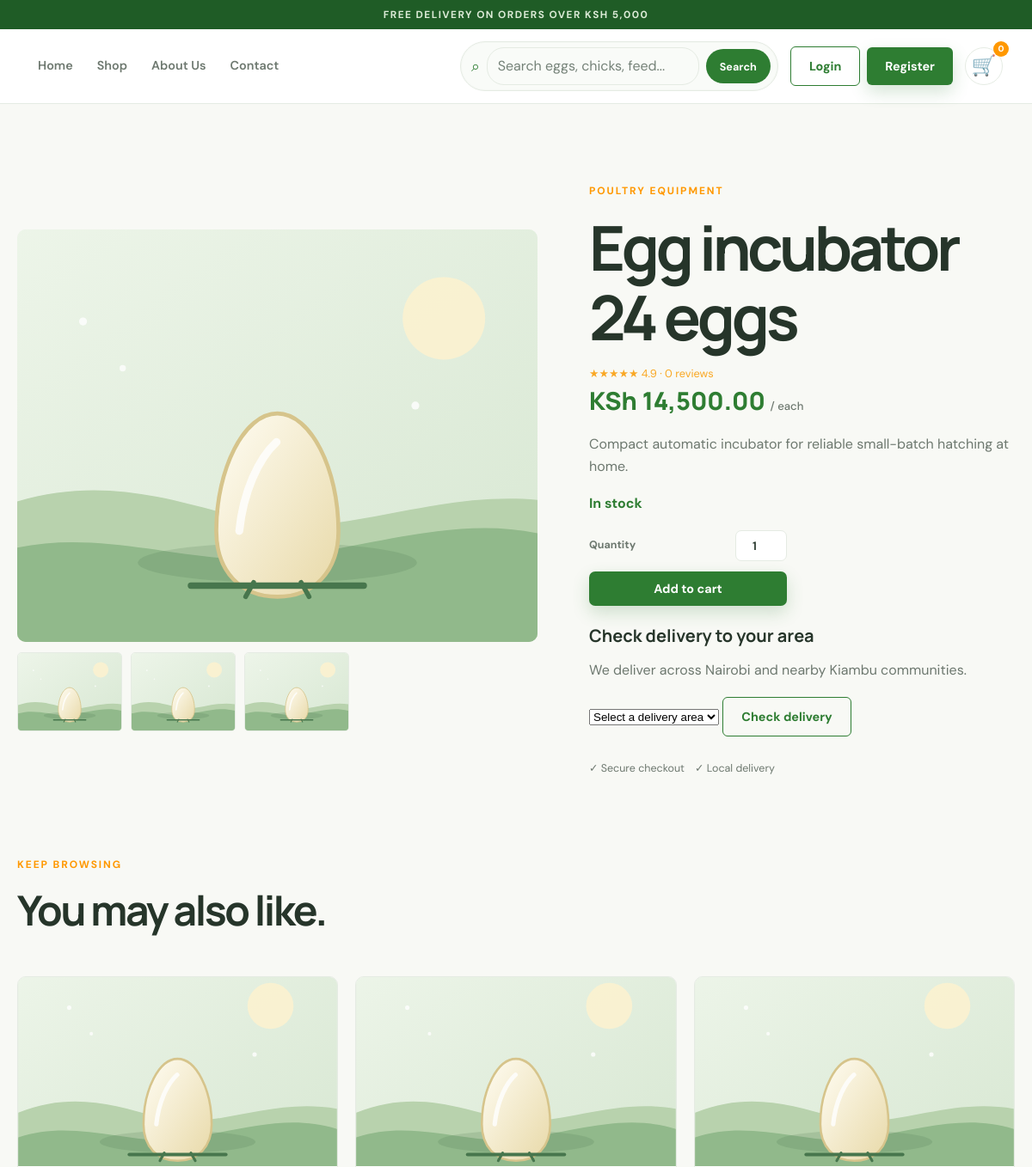
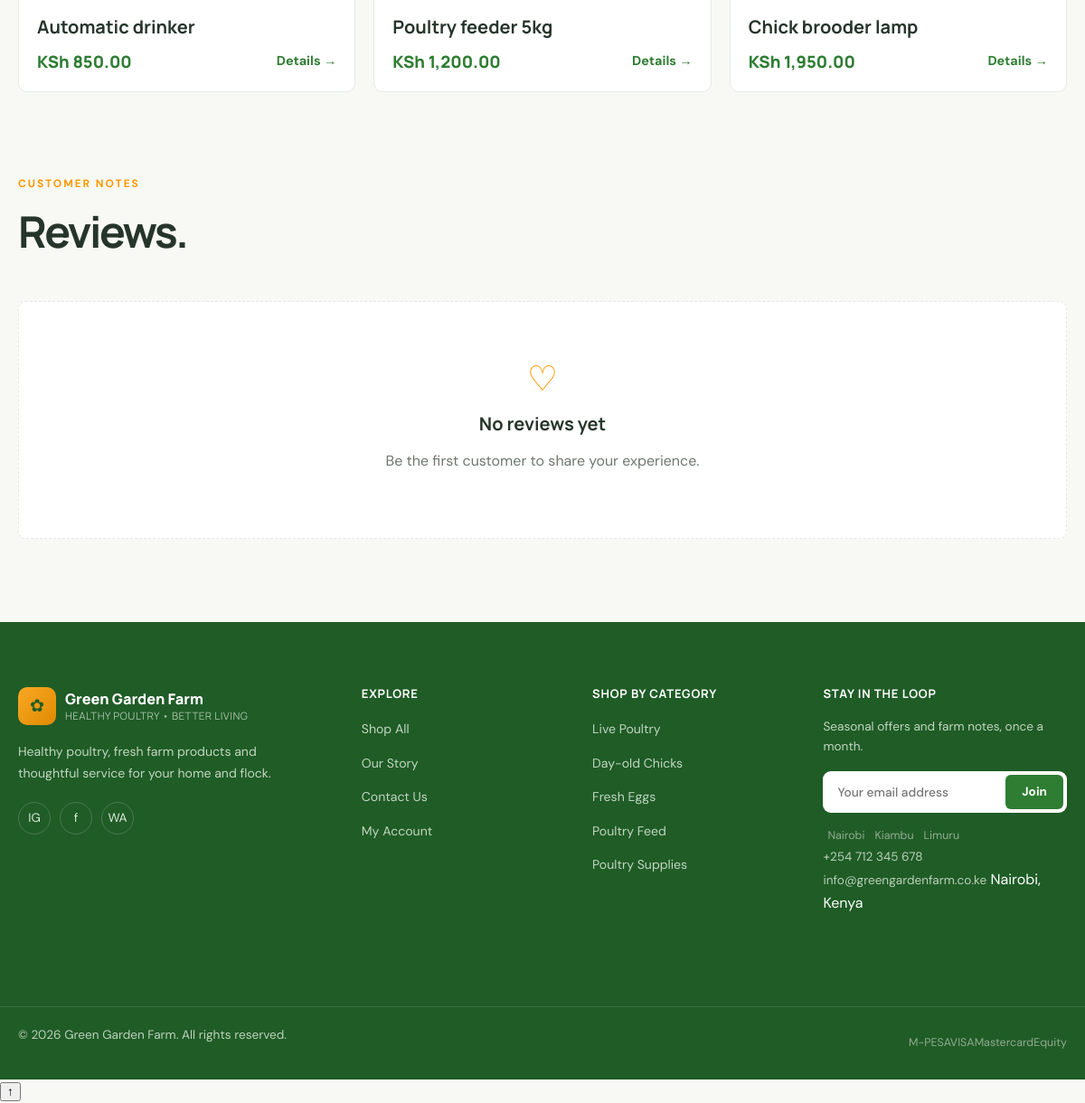
/product.php?id=20, run on the app's committed database (2 pictures, top to bottom).
### tables this page shows
CREATE TABLE products (id INT UNSIGNED AUTO_INCREMENT PRIMARY KEY, category_id INT UNSIGNED NOT NULL, name VARCHAR(140) NOT NULL, slug VARCHAR(160) NOT NULL UNIQUE, description TEXT NOT NULL, price DECIMAL(10,2) NOT NULL, stock INT NOT NULL DEFAULT 0, unit VARCHAR(40) NOT NULL DEFAULT 'pack', image VARCHAR(255), rating DECIMAL(2,1) NOT NULL DEFAULT 5.0, featured TINYINT(1) NOT NULL DEFAULT 0, batch_tracking TINYINT(1) NOT NULL DEFAULT 0, vaccinated TINYINT(1) NOT NULL DEFAULT 0, farm_fresh_daily TINYINT(1) NOT NULL DEFAULT 0, quality_assured TINYINT(1) NOT NULL DEFAULT 0, created_at TIMESTAMP DEFAULT CURRENT_TIMESTAMP, FOREIGN KEY (category_id) REFERENCES categories(id) ON DELETE RESTRICT);

CREATE TABLE categories (id INT UNSIGNED AUTO_INCREMENT PRIMARY KEY, name VARCHAR(80) NOT NULL UNIQUE, slug VARCHAR(100) NOT NULL UNIQUE, description TEXT);

### includes/batches.php (called while the page is built, shortened)
<?php
function product_available_stock(PDO $pdo, int $productId): int
{
    $statement = $pdo->prepare('SELECT stock, batch_tracking FROM products WHERE id = ?');
    $statement->execute([$productId]);
    $product = $statement->fetch();
    if (!(int) $product['batch_tracking']) {
        return max(0, (int) $product['stock']);
    }
    $statement = $pdo->prepare(
        "SELECT COALESCE(SUM(available_units), 0)
         FROM product_batches
         WHERE product_id = ? AND status = 'open'"
    );
    $statement->execute([$productId]);
    return (int) $statement->fetchColumn();
}

### config.php (called while the page is built, shortened)
<?php
function db(): PDO
{
    static $pdo;
    if (!$pdo) {
        $options = [
            PDO::ATTR_ERRMODE => PDO::ERRMODE_EXCEPTION,
            PDO::ATTR_DEFAULT_FETCH_MODE => PDO::FETCH_ASSOC,
        ];
        try {
            $pdo = new PDO(
                'mysql:host=' . DB_HOST . ';dbname=' . DB_NAME . ';charset=utf8mb4',
                DB_USER,
                DB_PASS,
                $options
            );
        } catch (PDOException $exception) {
            if ((int) $exception->errorInfo[1] !== 1049) {
                throw new RuntimeException(
                    'Unable to connect to MySQL. Check DB_HOST, DB_USER and DB_PASS in config.php.',
                    0,
                    $exception
                );
            }
            try {
                $server = new PDO('mysql:host=' . DB_HOST . ';charset=utf8mb4', DB_USER, DB_PASS, $options);
                $server->exec('CREATE DATABASE IF NOT EXISTS `' . DB_NAME . '` CHARACTER SET utf8mb4 COLLATE utf8mb4_unicode_ci');
                $pdo = new PDO(
                    'mysql:host=' . DB_HOST . ';dbname=' . DB_NAME . ';charset=utf8mb4',
                    DB_USER,
                    DB_PASS,
                    $options
                );
                $schemaPath = __DIR__ . '/database/schema.sql';
                if (is_readable($schemaPath)) {
                    $schema = file_get_contents($schemaPath);
                    $statements = preg_split('/;\s*(?:\r?\n|$)/', $schema ?: '');
                    foreach ($statements as $statement) {
                        $statement = trim($statement);
                        if ($statement !== '' && stripos($statement, 'CREATE DATABASE') !== 0 && stripos($statement, 'USE ') !== 0) {
                            $pdo->exec($statement);
                        }
                    }
                }
            } catch (PDOException $bootstrapException) {
                throw new RuntimeException(
                    'The golden_eggs database does not exist and could not be created. Import database/schema.sql in phpMyAdmin, then reload this page.',
                    0,
                    $bootstrapException
                );
            }
        }
    }
    return $pdo;
}
function e(?string $value): string
{
    return htmlspecialchars($value ?? '', ENT_QUOTES, 'UTF-8');
}
function money(float|int|string $amount): string
{
    return 'KSh ' . number_format((float) $amount, 2);
}
function stock_message(int $stock): string
{
    return 'In stock';
}
function csrf_token(): string
{
    return $_SESSION['csrf'] ??= bin2hex(random_bytes(32));
}

### includes/delivery.php (called while the page is built, shortened)
<?php
function cart_subtotal(PDO $pdo): float
{
    $cart = $_SESSION['cart'] ?? [];
    if (!$cart) {
        return 0.0;
    }
    $subtotal = 0.0;
    return $subtotal;
}

### product.php (the view, shortened to what this page needs)
<?php
require_once 'config.php';
require_once __DIR__ . '/includes/batches.php';
require_once __DIR__ . '/includes/delivery.php';
$id = filter_var($_GET['id'] ?? null, FILTER_VALIDATE_INT);
$product = null;
$related = [];
$reviews = [];
try {
    $statement = db()->prepare(
        'SELECT p.*, c.name AS category
         FROM products p
         JOIN categories c ON c.id = p.category_id
         WHERE p.id = ?'
    );
    $statement->execute([$id ?: 0]);
    $product = $statement->fetch();
    $product['stock'] = product_available_stock(db(), (int) $product['id']);
    $product['next_batch'] = (int) $product['batch_tracking']
        ? next_product_batch(db(), (int) $product['id'])
        : null;
    $statement = db()->prepare(
        'SELECT * FROM products
         WHERE category_id = ? AND id <> ?
         ORDER BY featured DESC, created_at DESC
         LIMIT 4'
    );
    $statement->execute([$product['category_id'], $id]);
    $related = $statement->fetchAll();
    $statement = db()->prepare(
        'SELECT r.*, u.full_name
         FROM reviews r
         JOIN users u ON u.id = r.user_id
         WHERE r.product_id = ?
         ORDER BY r.created_at DESC'
    );
    $statement->execute([$id]);
    $reviews = $statement->fetchAll();
} catch (Throwable $exception) {
    error_log('Product detail could not be loaded: ' . $exception->getMessage());
    flash('error', 'We could not load that product. Please try again shortly.');
    redirect('shop.php');
}
include 'includes/header.php';
$image = $product['image'] ?: 'assets/images/product-placeholder.svg';
?>
<section class="section product-detail">
    <div class="container">
        <div class="product-detail-grid">
            <div>
                <div class="gallery-main" id="gallery-main">
                    <img id="main-product-image" src="<?= e($image) ?>" alt="<?= e($product['name']) ?>" width="900" height="700">
                </div>
                <div class="gallery-thumbs">
                    <button type="button" data-gallery-image="<?= e($image) ?>">
                        <img src="<?= e($image) ?>" alt="Product image" width="120" height="90" loading="lazy">
                    </button>
                    <button type="button" data-gallery-image="https://images.unsplash.com/photo-1569288063643-5d29ad64dfb5?auto=format&fit=crop&w=1000&q=85">
                        <img src="https://images.unsplash.com/photo-1569288063643-5d29ad64dfb5?auto=format&fit=crop&w=220&q=80" alt="Farm poultry" width="120" height="90" loading="lazy">
                    </button>
                    <button type="button" data-gallery-image="https://images.unsplash.com/photo-1516467508483-a7212febe31a?auto=format&fit=crop&w=1000&q=85">
                        <img src="https://images.unsplash.com/photo-1516467508483-a7212febe31a?auto=format&fit=crop&w=220&q=80" alt="Poultry on the farm" width="120" height="90" loading="lazy">
                    </button>
                </div>
            </div>
            <div class="product-detail-copy">
                <div class="eyebrow"><?= e($product['category']) ?></div>
                <h1><?= e($product['name']) ?></h1>
                <div class="rating" aria-label="<?= e((string) $product['rating']) ?> out of 5 stars">
                    ★★★★★ <span><?= e((string) $product['rating']) ?> · <?= count($reviews) ?> reviews</span>
                </div>
                <p class="detail-price"><?= money($product['price']) ?> <small>/ <?= e($product['unit']) ?></small></p>
                <p><?= e($product['description']) ?></p>
                <?php if ($product['next_batch']): ?>
                    <div class="batch-release-card">
                        <strong>Next batch release</strong>
                        <time datetime="<?= e($product['next_batch']['hatch_date']) ?>" data-batch-countdown="<?= e($product['next_batch']['hatch_date']) ?>">
                            <?= e(date('j F Y', strtotime($product['next_batch']['hatch_date']))) ?>
                        </time>
                        <span><?= (int) $product['next_batch']['available_units'] ?> available for pre-order</span>
                    </div>
                <?php else: ?>
                    <div class="stock-message <?= $product['stock'] <= LOW_STOCK_THRESHOLD ? 'low-stock' : '' ?>">
                        <?= e(stock_message((int) $product['stock'])) ?>
                    </div>
                <?php endif; ?>
                <?php if ((int) $product['stock'] > 0): ?>
                    <div class="product-detail-purchase">
                        <label class="home-quantity-label" for="product-quantity">Quantity
                            <input class="home-quantity" id="product-quantity" type="number" min="1" max="<?= (int) $product['stock'] ?>" value="1" inputmode="numeric">
                        </label>
                        <button class="btn btn-primary home-add-cart" type="button" data-add-cart="<?= (int) $product['id'] ?>" data-csrf="<?= e(csrf_token()) ?>">Add to cart</button>
                    </div>
                    <span class="home-cart-feedback" data-cart-feedback aria-live="polite"></span>
                    <?php $deliverySubtotal = cart_subtotal(db()); $deliveryProductId = (int) $product['id']; include __DIR__ . '/includes/delivery-checker.php'; ?>
                <?php else: ?>
                    <button class="btn btn-outline" type="button" disabled>Currently unavailable</button>
                <?php endif; ?>
                <div class="trust-row"><span>✓ Secure checkout</span><span>✓ Local delivery</span></div>
            </div>
        </div>
        <?php if ($related): ?>
            <section class="section related-section">
                <div class="section-heading">
                    <div><div class="eyebrow">Keep browsing</div><h2>You may also like.</h2></div>
                </div>
                <div class="product-grid">
                    <?php foreach ($related as $item): ?>
                        <article class="product-card">
                            <a href="product.php?id=<?= (int) $item['id'] ?>">
                                <div class="product-image">
                                    <img src="<?= e($item['image'] ?: 'assets/images/product-placeholder.svg') ?>" alt="<?= e($item['name']) ?>" width="700" height="500" loading="lazy">
                                </div>
                            </a>
                            <div class="product-info">
                                <h3><a href="product.php?id=<?= (int) $item['id'] ?>"><?= e($item['name']) ?></a></h3>
                                <div class="product-meta"><span class="price"><?= money($item['price']) ?></span><a class="text-link" href="product.php?id=<?= (int) $item['id'] ?>">Details →</a></div>
                            </div>
                        </article>
                    <?php endforeach; ?>
                </div>
            </section>
        <?php endif; ?>
        <section class="review-section">
            <div class="section-heading"><div><div class="eyebrow">Customer notes</div><h2>Reviews.</h2></div></div>
            <?php if (!$reviews): ?>
                <div class="empty-state"><div class="empty-icon">♡</div><h3>No reviews yet</h3><p>Be the first customer to share your experience.</p></div>
            <?php endif; ?>
        </section>
    </div>
</section>
<?php include 'includes/footer.php'; ?>

### includes/delivery-checker.php (shortened to what this page needs)
<?php
$deliveryProductId = isset($deliveryProductId) ? (int) $deliveryProductId : 0;
?>
<section class="delivery-checker" data-delivery-checker data-subtotal="<?= e((string) ($deliverySubtotal ?? 0)) ?>"<?= $deliveryProductId ? ' data-product-id="' . $deliveryProductId . '"' : '' ?>>
    <h3>Check delivery to your area</h3>
    <p>We deliver across Nairobi and nearby Kiambu communities.</p>
    <form class="delivery-checker-form">
        <select id="delivery-area-<?= $deliveryProductId ?: 'cart' ?>" name="area" required>
            <option value="">Select a delivery area</option>
        </select>
        <button type="submit" class="btn btn-outline">Check delivery</button>
    </form>
</section>

### data on the page
products: category.name "POULTRY EQUIPMENT", name "Egg incubator 24 eggs", rating "4.9", price "KSh 14,500.00", unit "each", description "Compact automatic incubator for reliable small-batch hatching at home.", stock "In stock"
products: name "Automatic drinker", price "KSh 850.00"
products: name "Poultry feeder 5kg", price "KSh 1,200.00"
products: name "Chick brooder lamp", price "KSh 1,950.00"

### other printed values
cart_count() "0"
count($reviews) "0"
